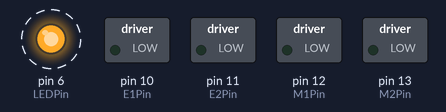
The sketch below on a simulated Arduino Uno, built with avr-gcc and run on an emulated ATmega328P. On the bench: switched loads named in the sketch (green lamp = pin HIGH), output pins drawn as LEDs (lit = HIGH). Dashed ring = blinking.

Above: at 0.15 s.
Timing chart, 0 to 3.0 s (numbered marks = the images above):
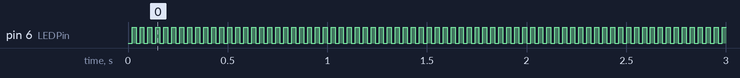

Measured:
- by itself, pin 6 (LEDPin): alternates HIGH for 0.02 s and LOW for 0.02 s

The sketch:

BlinkCar.ino
```cpp
#include <Arduino.h>

#define MOTOR_NUM 2
#define SENSING_COUNT 5
#define THRESHOLD 50

const int E1Pin = 10;
const int E2Pin = 11;
const int M1Pin = 12;
const int M2Pin = 13;
const int LEDPin = 6;
const int collidePin = 8;
const int btnPin = 5;
const int speedo = 100;
int cds = A1;
int switch_val = 0;
int flag = 0;
int isReceived = 0;
int loopgo = 0;
int isBright = 1;

typedef struct {
  byte enPin;
  byte directionPin;
} MotorControl;

const MotorControl Motors[] = {{E1Pin, M1Pin}, {E2Pin, M2Pin}};


/*-----------------Setup AND Loop Function-----------------*/
////////////////////////////////////////////////////////////////
void setup(){
  int i;
  pinMode(LEDPin, OUTPUT);
  pinMode(btnPin, INPUT_PULLUP);
  digitalWrite(LEDPin, HIGH);
  Serial.begin(9600);

  pinMode(collidePin, INPUT);

  for(i = 0;i < MOTOR_NUM;i++){
    pinMode(Motors[i].enPin, OUTPUT);
    pinMode(Motors[i].directionPin, OUTPUT);
  }
//  go(120);
}
////////////////////////////////////////////////////////////////
void loop(){
//    wait_for_push_button();
//    delay(5000);
//    digitalWrite(LEDPin,HIGH);
//    go(speedo);
//    check_danger();
//    halt();
    send_signal();
//    flag = 0;
}
////////////////////////////////////////////////////////////////
/*-----------------END-----------------*/


/*-----------------Basic Car Action Function-----------------*/
////////////////////////////////////////////////////////////////
void go(int velocity){
  int i;
  for(i = 0;i < MOTOR_NUM;i++){
    digitalWrite(Motors[i].enPin, LOW);
  }
  digitalWrite(Motors[0].directionPin, HIGH);
  digitalWrite(Motors[1].directionPin, LOW);
  analogWrite(Motors[0].enPin, velocity);
  analogWrite(Motors[1].enPin, velocity);
}
////////////////////////////////////////////////////////////////
void halt(){
  digitalWrite(Motors[0].enPin, LOW);
  digitalWrite(Motors[0].directionPin, HIGH);
  digitalWrite(Motors[1].enPin, LOW);
  digitalWrite(Motors[1].directionPin, LOW);
}
////////////////////////////////////////////////////////////////
/*-----------------END-----------------*/


/*-----------------Advanced Car Action Function-----------------*/
////////////////////////////////////////////////////////////////
void check_danger()
{
  int isBright = 1;
  int blink_count = 0;
  int cds_val = -1;
  int pre_cds_val = -1;
  int cds_diff = -1;
  while(true)
  {
    pre_cds_val = cds_val;
    delay(50);
    cds_val = analogRead(cds);
//    Serial.println(cds_val);
    if(pre_cds_val == -1)
    {}
    else
    {
      cds_diff = cds_val - pre_cds_val;
//      Serial.println(cds_diff);
      if(cds_diff<0)
      {
        cds_diff *=-1;
      }
//      Serial.println(cds_diff);
      if(cds_diff>50)
      {
//        Serial.println(cds_val);
      }
    }
//    Serial.println(cds_val);
    int collide_val = digitalRead(collidePin);
    if(cds_diff>=THRESHOLD)
    {
      blink_count++;
//      Serial.println(blink_count++);
    }
    if(blink_count == SENSING_COUNT)
    {
//      break;
    }
    if(collide_val == LOW)
    {
//      break;
    }
  }
  return;
}
////////////////////////////////////////////////////////////////
void send_signal()
{
  while(true){
    digitalWrite(LEDPin, LOW);
    delay(20);
    digitalWrite(LEDPin, HIGH);
    delay(20);
  }
}
////////////////////////////////////////////////////////////////
void wait_for_push_button()
{
  while(true)
  {
    int a = digitalRead(btnPin);
//    Serial.println(a);
    if(a == 0)
    break;
  }
}
/*-----------------END-----------------*/
```
